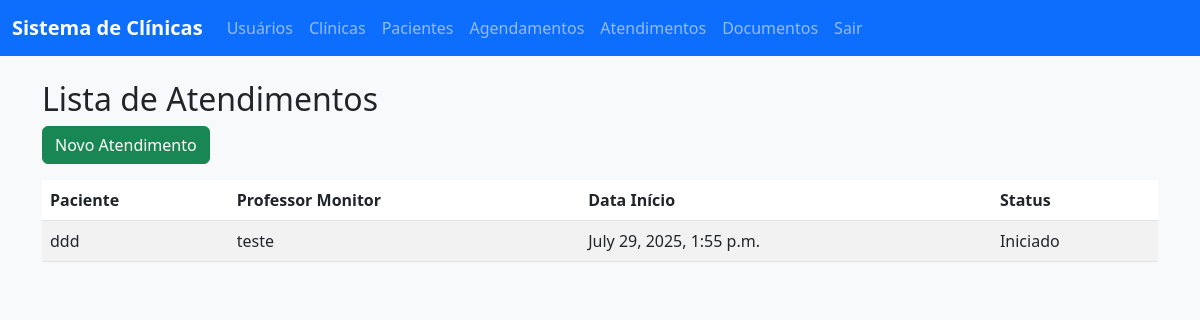
/atendimentos/ (signed in), run on the app's committed database.
### clinica/models.py (models this page shows, shortened)
class Atendimento(models.Model):
    agendamento = models.ForeignKey(Agendamento, on_delete=models.CASCADE) # Agendamento associado
    professor_monitor = models.ForeignKey(User, on_delete=models.CASCADE, limit_choices_to={'perfil': 'PROFESSOR'}) # Professor monitor
    observacoes = models.TextField(blank=True)     # Observações do atendimento
    data_inicio = models.DateTimeField(auto_now_add=True) # Data de início
    data_fim = models.DateTimeField(null=True, blank=True) # Data de fim (opcional)
    status = models.CharField(
        max_length=20,
        choices=[('INICIADO', 'Iniciado'), ('FINALIZADO', 'Finalizado')],
        default='INICIADO'
    )

class Agendamento(models.Model):
    paciente = models.ForeignKey(Paciente, on_delete=models.CASCADE) # Paciente associado
    medico = models.ForeignKey(User, on_delete=models.CASCADE, limit_choices_to={'perfil': 'PROFESSOR'}) # Médico (apenas professores)
    aluno = models.ForeignKey(User, on_delete=models.CASCADE, related_name='agendamentos_aluno', limit_choices_to={'perfil': 'ALUNO'}, null=True) # Aluno (opcional)
    data = models.DateTimeField()                 # Data e hora do agendamento
    status = models.CharField(
        max_length=20,
        choices=[('AGENDADO', 'Agendado'), ('CONCLUIDO', 'Concluído'), ('CANCELADO', 'Cancelado')],
        default='AGENDADO'
    )

class Paciente(models.Model):
    nome = models.CharField(max_length=100)       # Nome do paciente
    cpf = models.CharField(
        max_length=14,
        unique=True,
        validators=[RegexValidator(r'^\d{3}\.\d{3}\.\d{3}-\d{2}$', 'CPF deve estar no formato XXX.XXX.XXX-XX')]
    )
    data_nascimento = models.DateField()          # Data de nascimento
    email = models.EmailField(unique=True, blank=True, null=True) # Email (opcional)
    telefone = models.CharField(max_length=15, blank=True) # Telefone (opcional)
    endereco = models.TextField(blank=True)       # Endereço (opcional)
    responsavel_legal = models.CharField(max_length=100, blank=True) # Responsável legal (para menores)

class User(AbstractUser):
    PERFIL_CHOICES = (
        ('ATENDENTE', 'Atendente'),
        ('ALUNO', 'Aluno'),
        ('PROFESSOR', 'Professor'),
        ('COORDENADOR', 'Coordenador'),
    )
    rgm = models.CharField(max_length=20, unique=True, blank=True, null=True)
    perfil = models.CharField(max_length=20, choices=PERFIL_CHOICES, blank=True)
    clinica = models.ForeignKey('Clinica', on_delete=models.SET_NULL, null=True, blank=True)
    groups = models.ManyToManyField(
        'auth.Group',
        related_name='clinica_user_groups',
        blank=True,
        help_text='The groups this user belongs to.',
    )
    user_permissions = models.ManyToManyField(
        'auth.Permission',
        related_name='clinica_user_permissions',
        blank=True,
        help_text='Specific permissions for this user.',
    )

### clinica/views.py (the view)
# urls.py: path('atendimentos/', views.atendimento_list, name='atendimento_list'),
@login_required
def atendimento_list(request):
    atendimentos = Atendimento.objects.all()           # Obtém todos os atendimentos
    return render(request, 'atendimento_list.html', {'atendimentos': atendimentos}) # Renderiza

### clinica/templates/atendimento_list.html
{% extends 'base.html' %}
{% block content %}
    <h2>Lista de Atendimentos</h2>
    <a href="{% url 'clinica:atendimento_create' %}" class="btn btn-success mb-3">Novo Atendimento</a>
    <table class="table table-striped">
        <thead>
            <tr>
                <th>Paciente</th>
                <th>Professor Monitor</th>
                <th>Data Início</th>
                <th>Status</th>
            </tr>
        </thead>
        <tbody>
            {% for atendimento in atendimentos %}
                <tr>
                    <td>{{ atendimento.agendamento.paciente.nome }}</td>
                    <td>{{ atendimento.professor_monitor.username }}</td>
                    <td>{{ atendimento.data_inicio }}</td>
                    <td>{{ atendimento.get_status_display }}</td>
                </tr>
            {% empty %}
                <tr>
                    <td colspan="4">Nenhum atendimento cadastrado.</td>
                </tr>
            {% endfor %}
        </tbody>
    </table>
{% endblock %}

### static/css/styles.css (style rules this page uses)
body { background-color: #f8f9fa; }
.table { background-color: white; }

### data on the page
Atendimento: agendamento.paciente.nome "ddd", professor_monitor.username "teste", data_inicio "July 29, 2025, 1:55 p.m.", status "Iniciado"
